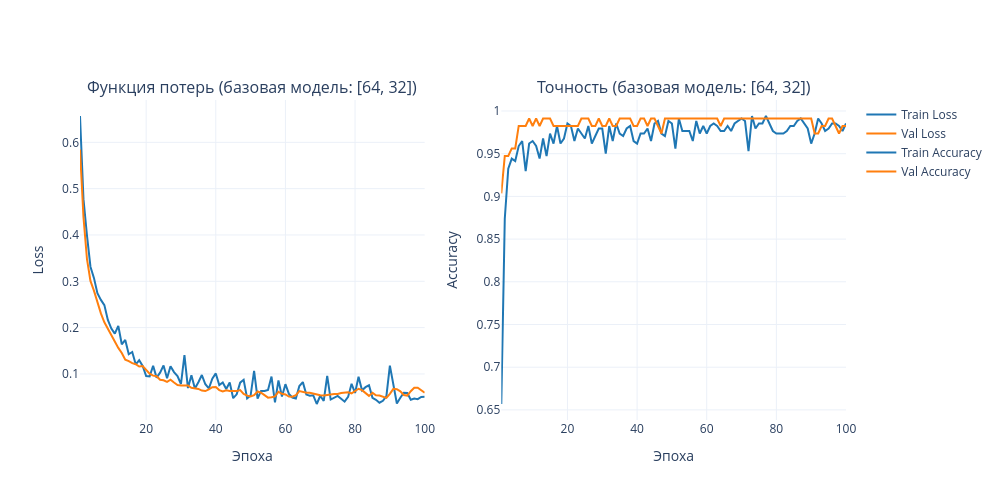

Notebook cell for this chart:
### Markdown cell above
Что показывает: loss и accuracy на train и validation по эпохам. Что даёт: показывает сходимость модели и признаки переобучения.

### Code cell
def plot_history(history, title=''):
    epochs = list(range(1, len(history['train_loss']) + 1))

    fig = make_subplots(rows=1, cols=2,
                        subplot_titles=[f'Функция потерь {title}', f'Точность {title}'])

    fig.add_trace(go.Scatter(x=epochs, y=history['train_loss'], name='Train Loss',
                             line=dict(color='#1f77b4')), row=1, col=1)
    fig.add_trace(go.Scatter(x=epochs, y=history['val_loss'], name='Val Loss',
                             line=dict(color='#ff7f0e')), row=1, col=1)

    fig.add_trace(go.Scatter(x=epochs, y=history['train_acc'], name='Train Accuracy',
                             line=dict(color='#1f77b4')), row=1, col=2)
    fig.add_trace(go.Scatter(x=epochs, y=history['val_acc'], name='Val Accuracy',
                             line=dict(color='#ff7f0e')), row=1, col=2)

    fig.update_xaxes(title_text='Эпоха', row=1, col=1)
    fig.update_xaxes(title_text='Эпоха', row=1, col=2)
    fig.update_yaxes(title_text='Loss', row=1, col=1)
    fig.update_yaxes(title_text='Accuracy', row=1, col=2)

    fig.update_layout(height=500, width=1000, template='plotly_white')
    fig.show()

    gap = history['train_acc'][-1] - history['val_acc'][-1]
    print(f'Train Acc: {history["train_acc"][-1]:.4f}')
    print(f'Val Acc:   {history["val_acc"][-1]:.4f}')
    print(f'Разрыв (train - val): {gap:.4f}')
    if gap > 0.05:
        print('⚠ Наблюдается переобучение (разрыв > 5%)')
    else:
        print('✓ Переобучение не выражено')

plot_history(history, '(базовая модель: [64, 32])')
